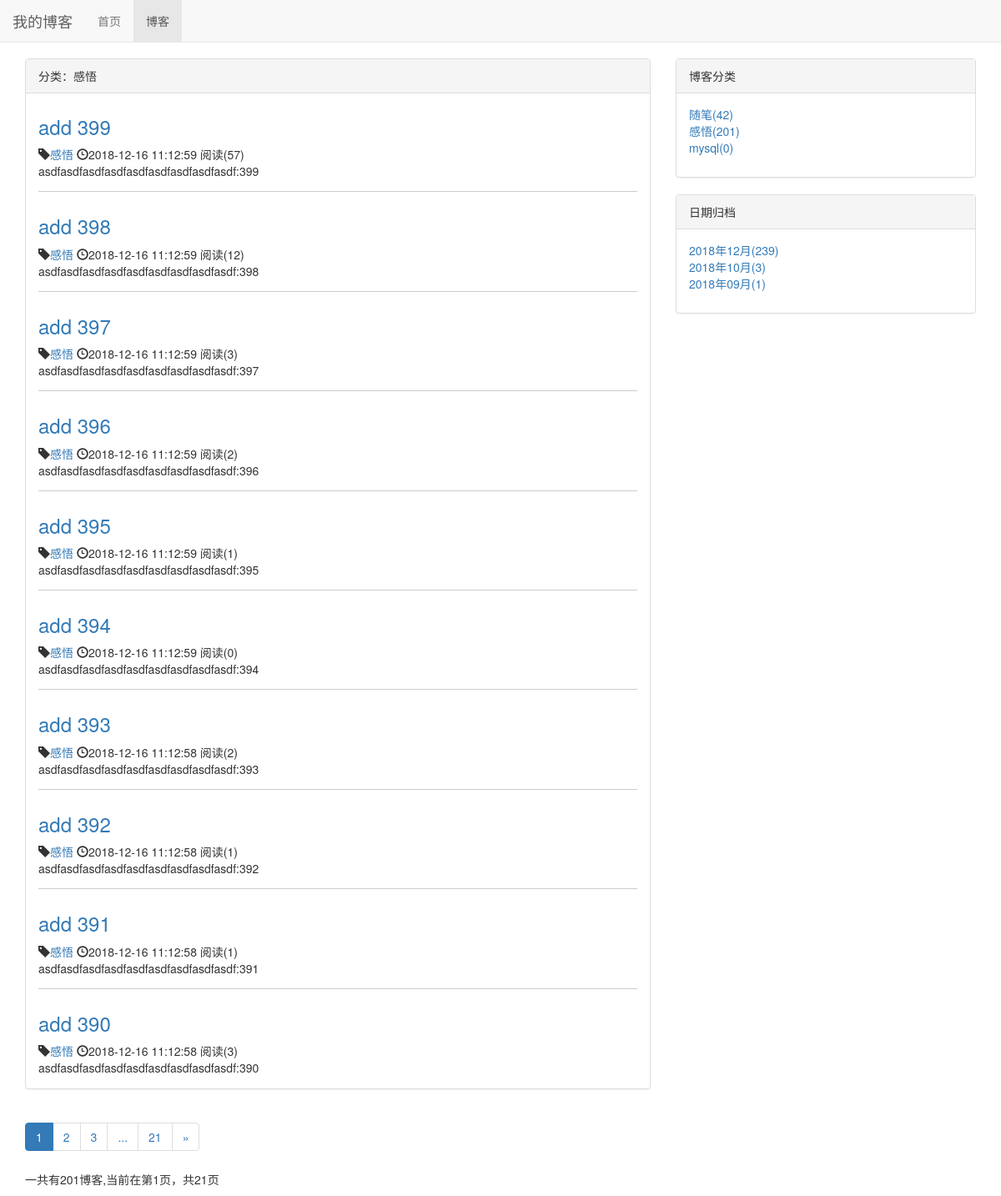
Before: /blog/type/2 with the older database file.
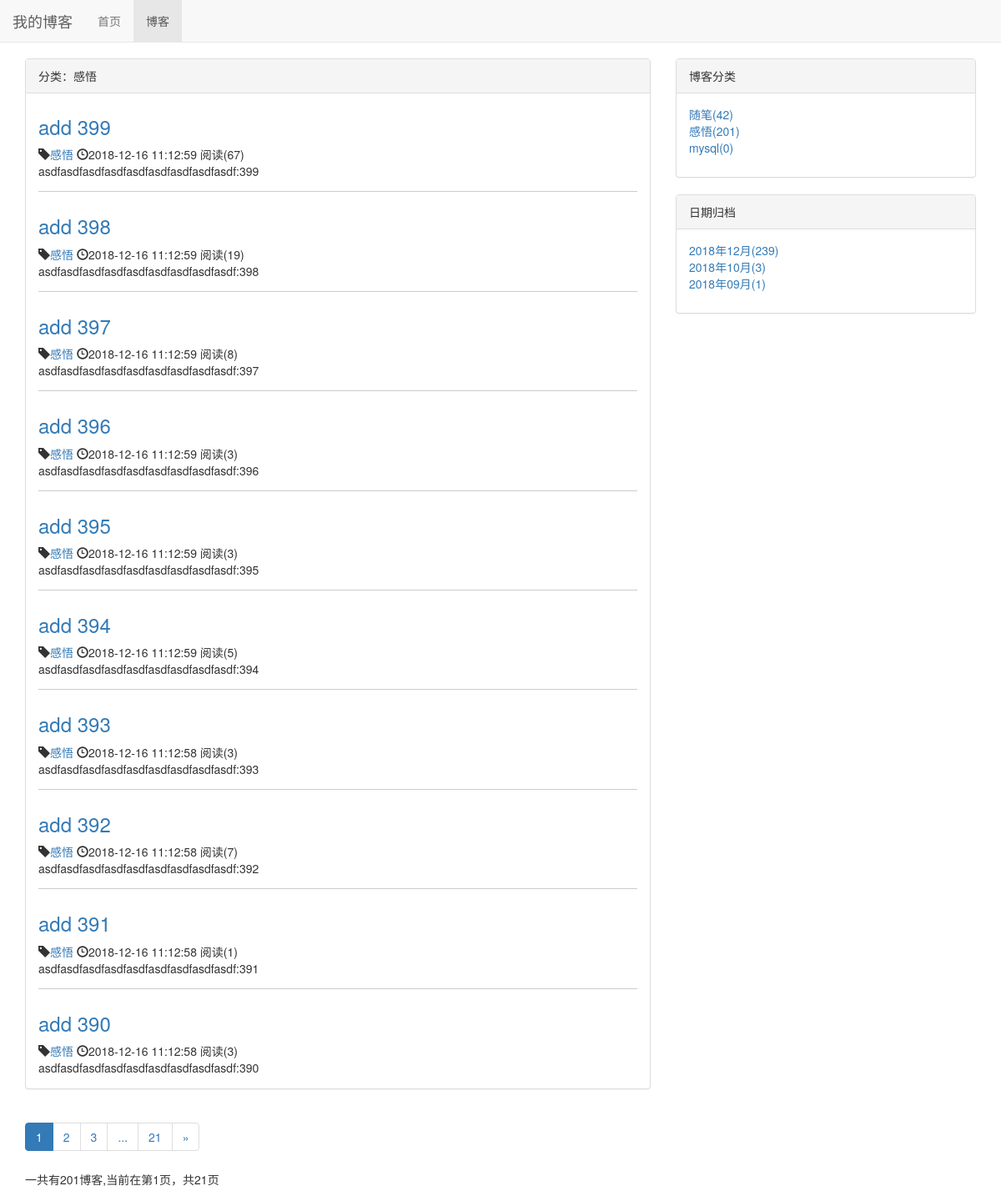
After: the same page with the newer database file.
### blog/models.py (models this page shows, shortened)
class Blog(models.Model, ReadNumExpandMethod):
    title = models.CharField(max_length=50)
    blog_type = models.ForeignKey(BlogType, on_delete=models.DO_NOTHING)
    content = RichTextUploadingField()
    author = models.ForeignKey(User, on_delete=models.DO_NOTHING)
    read_details = GenericRelation(ReadDetail)
    created_time = models.DateTimeField(auto_now_add=True)
    last_updated_time = models.DateTimeField(auto_now=True)
    class Meta:
        ordering = ['-created_time']

class BlogType(models.Model):
    type_name = models.CharField(max_length=15)
    def __str__(self):
        return self.type_name

### read_statistics/models.py (models this page shows)
class ReadNum(models.Model):
    read_num = models.IntegerField(default = 0)
    content_type = models.ForeignKey(ContentType, on_delete=models.DO_NOTHING)
    object_id = models.PositiveIntegerField()
    content_object = GenericForeignKey('content_type', 'object_id')

### blog/views.py (the view)
# urls.py: path('type/<int:blog_type_pk>', views.blog_list_with_type, name='blog_list_with_type'),
def blog_list_with_type(request, blog_type_pk):
    blog_type = get_object_or_404(BlogType, pk=blog_type_pk)
    blogs_all_list = Blog.objects.filter(blog_type=blog_type)
    context = get_blog_list_common_date(blogs_all_list, request)
    context['blog_type'] = blog_type
    return render(request,'blog/blog_list_with_type.html', context)

### read_statistics/models.py (called while the page is built)
    def get_read_num(self):
        try:
            ct = ContentType.objects.get_for_model(self)
            rn = ReadNum.objects.get(content_type = ct, object_id=self.pk)
            return rn.read_num
        except exceptions.ObjectDoesNotExist as e:
            return 0

### blog/templates/blog/blog_list_with_type.html (shortened to what this page needs)
{% extends 'blog/blog_list.html' %}
{% block blog_list_title %}分类：{{ blog_type }}{% endblock %}

### blog/templates/blog/blog_list.html (shortened to what this page needs)
{% extends 'base.html' %}
{% load staticfiles %}
{% block header %}
    <link rel="stylesheet" href="{% static 'blog/blog.css' %}">
{% endblock %}
{% block nav_blog_active %}active{% endblock %}
{% block content %}
<div class="container">
    <div class="row">
        <div class="col-md-8">
            <div class="panel panel-default">
                <div class="panel-heading">{% block blog_list_title %}博客列表{% endblock %}</div>
                <div class="panel-body">
                        {% for blog in blogs.object_list %}
                            <div class="blog">
                                <a href="{% url 'blog_detail' blog.pk %}"><h3>{{ blog.title }}</h3></a>
                                <span class="glyphicon glyphicon-tag"></span><a href="{% url 'blog_list_with_type' blog.blog_type.pk %}">{{ blog.blog_type }}</a>
                                <span class="glyphicon glyphicon-time"></span>{{ blog.created_time|date:"Y-m-d H:n:s" }}
                                阅读({{ blog.get_read_num }})
                                <p class="blog-info">{{ blog.content|striptags|truncatechars:50 }}</p>
                            </div>
                        {% empty %}
                            <div class="blog">
                                <h3>暂无博客</h3>
                            </div>
                        {% endfor %}
                </div>
            </div>
            <div aria-label="Page navigation">
              <ul class="pagination">
                {% for page_num in page_range %}
                    {% if page_num == blogs.number  %}
                        <li class="active"><a href="?page={{ page_num }}">{{ page_num }}</a></li>
                    {% else %}
                        {% if page_num == '...' %}
                            <li><span>{{ page_num }}</span></li>
                        {% else %}
                            <li><a href="?page={{ page_num }}">{{ page_num }}</a></li>
                        {% endif %}
                    {% endif %}
                {% endfor %}
                {% if blogs.has_next %}
                    <li>
                      <a href="?page={{ blogs.next_page_number }}" aria-label="Next">
                        <span aria-hidden="true">&raquo;</span>
                      </a>
                    </li>
                {% endif %}
              </ul>
              <p>一共有{{ blogs.paginator.count }}博客,当前在第{{ blogs.number }}页，共{{ blogs.paginator.num_pages }}页</p>
            </div>
        </div>
        <div class="col-md-4">
            <div class="panel panel-default">
                <div class="panel-heading">博客分类</div>
                <div class="panel-body">
                    <ul class="blog-type">
                        {% for blog_type in blog_types %}
                            <li><a href="{% url 'blog_list_with_type' blog_type.pk %}">{{ blog_type.type_name }}({{ blog_type.blog_count }})</a></li>
                        {% empty %}
                            <li>暂无分类</li>
                        {% endfor %}
                    </ul>
                </div>
            </div>
            <div class="panel panel-default">
                <div class="panel-heading">日期归档</div>
                <div class="panel-body">
                    <ul class="blog-type">
                        {% for blog_date,blog_count in blog_dates.items %}
                            <li><a href="{% url 'blog_list_with_date' blog_date|date:'Y' blog_date|date:'m' %}">{{ blog_date|date:"Y年m月" }}({{ blog_count }})</a></li>
                        {% empty %}
                            <li>暂无</li>
                        {% endfor%}
                    </ul>
                </div>
            </div>
        </div>
    </div>
</div>
{% endblock %}

Changed rows visible on the page:
changed through a linked row, Blog "add 399": get_read_num "57" → "67"
changed through a linked row, Blog "add 398": get_read_num "12" → "19"
changed through a linked row, Blog "add 397": get_read_num "3" → "8"
changed through a linked row, Blog "add 396": get_read_num "2" → "3"
changed through a linked row, Blog "add 395": get_read_num "1" → "3"
computed for Blog "add 394": get_read_num "0" → "5"
changed through a linked row, Blog "add 393": get_read_num "2" → "3"
changed through a linked row, Blog "add 392": get_read_num "1" → "7"
